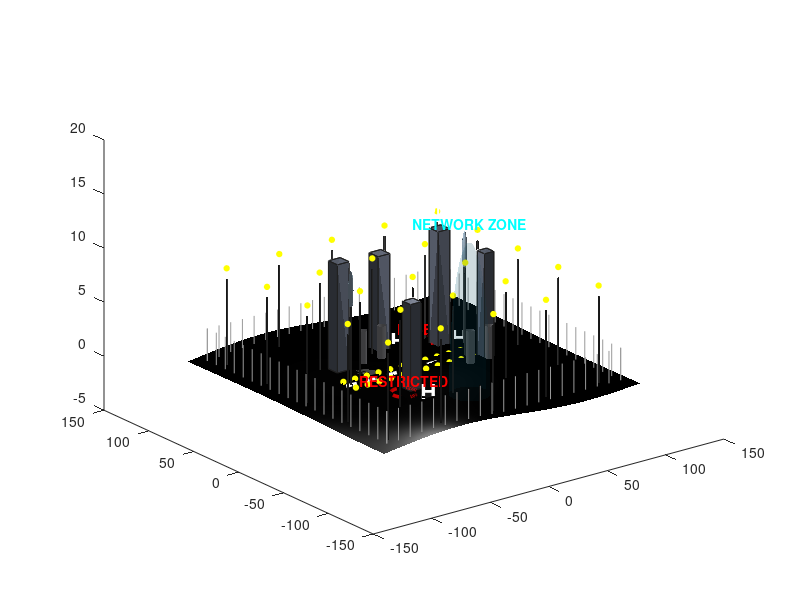

The MATLAB source for this figure:
% environment_renderer();
%% ===============================================================

function environment_renderer()

hold on

%% ===============================================================
% TERRAIN SURFACE
%% ===============================================================
[X,Y] = meshgrid(-110:3:110,-110:3:110);

Z = 0.40*sin(0.03*X).*cos(0.028*Y) + ...
    0.18*cos(0.022*X) + ...
    0.10*sin(0.018*Y);

surf(X,Y,Z,...
    'FaceColor',[0 0 0],'EdgeColor','none');

lighting gouraud
camlight headlight



%% ===============================================================
% PERIMETER FENCE
%% ===============================================================
for k=-100:10:100

    plot3([k k],[-100 -100],[0 3],...
        'Color',[0.6 0.6 0.6]);

    plot3([k k],[100 100],[0 3],...
        'Color',[0.6 0.6 0.6]);

    plot3([-100 -100],[k k],[0 3],...
        'Color',[0.6 0.6 0.6]);

    plot3([100 100],[k k],[0 3],...
        'Color',[0.6 0.6 0.6]);

end

%% ===============================================================
% RUNWAY
%% ===============================================================
fill3([-58 58 58 -58],...
      [-6 -6 6 6],...
      [0.15 0.15 0.15 0.15],...
      [0 0 0]);   % pure black

plot3(-58:5:58,...
      zeros(1,24),...
      0.25*ones(1,24),...
      'w--','LineWidth',2.5);

% runway lights
for x=-55:10:55

    plot3(x,7,0.30,...
        'yo','MarkerFaceColor','y','MarkerSize',4);

    plot3(x,-7,0.30,...
        'yo','MarkerFaceColor','y','MarkerSize',4);
end

%% ===============================================================
% TAXIWAYS
%% ===============================================================
fill3([-32 -15 -15 -32],...
      [10 10 24 24],...
      [0 0 0 0],...
      [0.28 0.28 0.28]);

fill3([15 32 32 15],...
      [-10 -10 -24 -24],...
      [0 0 0 0],...
      [0.28 0.28 0.28]);

%% ===============================================================
% BUILDINGS
%% ===============================================================
B = [
-44 28 0 10 10 10;
-26 -30 0 9 9 8;
36 20 0 10 10 11;
48 -16 0 8 8 10;
0 40 0 10 10 9
];

for i=1:size(B,1)
    draw_building(B(i,:));
end

%% ===============================================================
% HANGARS
%% ===============================================================
draw_hangar(-34,14,0);
draw_hangar(-18,14,0);
draw_hangar(24,-30,0);
draw_hangar(40,-30,0);

%% ===============================================================
% RADAR STATIONS
%% ===============================================================
draw_radar(-54,0,0);
draw_radar(54,14,0);

%% ===============================================================
% WATCH TOWERS
%% ===============================================================
for x=-95:45:95
    for y=-95:45:95
        draw_tower(x,y,0);
    end
end

%% ===============================================================
% HELIPADS
%% ===============================================================
draw_helipad(-22,-45);
draw_helipad(22,45);
draw_helipad(58,24);

%% ===============================================================
% RESTRICTED ZONES
%% ===============================================================
draw_zone(36,36,10,'NO-FLY');
draw_zone(-36,-36,9,'RESTRICTED');

%% ===============================================================
% COMMUNICATION DOME
%% ===============================================================
draw_signal_dome(0,-62,14);

%% ===============================================================
% BASE LABEL
%% ===============================================================
text(0,0,15,...
    'UAV OPERATIONS BASE',...
    'Color','w',...
    'FontWeight','bold',...
    'HorizontalAlignment','center');

end

%% ===============================================================
% BUILDING
%% ===============================================================
function draw_building(b)

x=b(1); y=b(2); z=b(3);
dx=b(4); dy=b(5); dz=b(6);

verts = [
x y z;
x+dx y z;
x+dx y+dy z;
x y+dy z;
x y z+dz;
x+dx y z+dz;
x+dx y+dy z+dz;
x y+dy z+dz];

faces = [
1 2 3 4;
5 6 7 8;
1 2 6 5;
2 3 7 6;
3 4 8 7;
4 1 5 8];

patch('Vertices',verts,...
      'Faces',faces,...
      'FaceColor',[0.45 0.48 0.55],...
      'EdgeColor',[0.12 0.12 0.12]);

end

%% ===============================================================
% HANGAR
%% ===============================================================
function draw_hangar(x,y,z)

fill3([x x+6 x+6 x],...
      [y y y+5 y+5],...
      [z z z z],...
      [0.42 0.42 0.44]);

[X,Y,Z] = cylinder(3,24);
Z = Z*3;

surf(X+x+3,...
     Y+y+2.5,...
     Z+z+1,...
     'FaceColor',[0.65 0.65 0.67],...
     'EdgeColor','none');

end

%% ===============================================================
% RADAR
%% ===============================================================
function draw_radar(x,y,z)

[X,Y,Z]=cylinder(0.8,20);
Z=Z*8;

surf(X+x,Y+y,Z+z,...
    'FaceColor',[0.32 0.32 0.32],...
    'EdgeColor','none');

[Xs,Ys,Zs]=sphere(20);

surf(1.8*Xs+x,...
     1.8*Ys+y,...
     1.8*Zs+z+9,...
     'FaceColor',[0.72 0.82 0.90],...
     'EdgeColor','none');

end

%% ===============================================================
% TOWER
%% ===============================================================
function draw_tower(x,y,z)

[X,Y,Z]=cylinder(0.7,16);
Z=Z*8;

surf(X+x,Y+y,Z+z,...
    'FaceColor',[0.25 0.25 0.25],...
    'EdgeColor','none');

plot3(x,y,z+9,...
    'yo','MarkerFaceColor','y','MarkerSize',4);

end

%% ===============================================================
% HELIPAD
%% ===============================================================
function draw_helipad(cx,cy)

th=linspace(0,2*pi,100);
r=5;

fill3(cx+r*cos(th),...
      cy+r*sin(th),...
      0.1*ones(size(th)),...
      [0.28 0.28 0.28]);

text(cx,cy,0.5,'H',...
    'Color','w',...
    'FontSize',16,...
    'FontWeight','bold',...
    'HorizontalAlignment','center');

end

%% ===============================================================
% RESTRICTED ZONE
%% ===============================================================
function draw_zone(cx,cy,r,labeltxt)

th=linspace(0,2*pi,100);

plot3(cx+r*cos(th),...
      cy+r*sin(th),...
      0.4*ones(size(th)),...
      'r--','LineWidth',2.5);

text(cx,cy,1.5,labeltxt,...
    'Color','r',...
    'FontWeight','bold',...
    'HorizontalAlignment','center');

end

%% ===============================================================
% SIGNAL DOME
%% ===============================================================
function draw_signal_dome(cx,cy,r)

[Xs,Ys,Zs]=sphere(28);
Zs(Zs<0)=NaN;

surf(r*Xs+cx,...
     r*Ys+cy,...
     r*Zs+0.2,...
     'FaceColor',[0 0.8 1],...
     'FaceAlpha',0.10,...
     'EdgeColor','none');

text(cx,cy,r+2,...
    'NETWORK ZONE',...
    'Color','c',...
    'FontWeight','bold',...
    'HorizontalAlignment','center');

end
